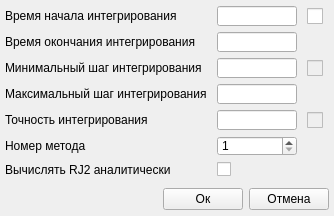
<?xml version="1.0" encoding="UTF-8"?>
<ui version="4.0">
 <class>SolverParam</class>
 <widget class="QWidget" name="SolverParam">
  <property name="geometry">
   <rect>
    <x>0</x>
    <y>0</y>
    <width>317</width>
    <height>216</height>
   </rect>
  </property>
  <property name="windowTitle">
   <string>Параметры интегрирования</string>
  </property>
  <layout class="QVBoxLayout" name="verticalLayout">
   <property name="spacing">
    <number>10</number>
   </property>
   <property name="margin">
    <number>5</number>
   </property>
   <item>
    <layout class="QGridLayout" name="gridLayout_2">
     <property name="horizontalSpacing">
      <number>10</number>
     </property>
     <property name="topMargin">
      <number>0</number>
     </property>
     <item row="0" column="2">
      <widget class="QCheckBox" name="tCheckBox">
       <property name="enabled">
        <bool>true</bool>
       </property>
       <property name="styleSheet">
        <string notr="true">QCheckBox::indicator{
width:16px;
height:16px;
}
QCheckBox::indicator:checked {
	image: url(&quot;Resources/tick.png&quot;);
}
QCheckBox::indicator:unchecked {
	image: url(&quot;Resources/cross.png&quot;);
}
</string>
       </property>
       <property name="text">
        <string/>
       </property>
       <property name="iconSize">
        <size>
         <width>16</width>
         <height>16</height>
        </size>
       </property>
       <property name="checkable">
        <bool>true</bool>
       </property>
       <property name="checked">
        <bool>false</bool>
       </property>
      </widget>
     </item>
     <item row="0" column="1">
      <widget class="QLineEdit" name="t0LineEdit">
       <property name="sizePolicy">
        <sizepolicy hsizetype="Preferred" vsizetype="Fixed">
         <horstretch>0</horstretch>
         <verstretch>0</verstretch>
        </sizepolicy>
       </property>
       <property name="minimumSize">
        <size>
         <width>80</width>
         <height>20</height>
        </size>
       </property>
       <property name="maximumSize">
        <size>
         <width>80</width>
         <height>20</height>
        </size>
       </property>
       <property name="text">
        <string/>
       </property>
       <property name="alignment">
        <set>Qt::AlignLeading|Qt::AlignLeft|Qt::AlignVCenter</set>
       </property>
       <property name="dragEnabled">
        <bool>true</bool>
       </property>
      </widget>
     </item>
     <item row="1" column="0">
      <widget class="QLabel" name="label_2">
       <property name="text">
        <string>Время окончания интегрирования</string>
       </property>
      </widget>
     </item>
     <item row="1" column="1">
      <widget class="QLineEdit" name="tkLineEdit">
       <property name="sizePolicy">
        <sizepolicy hsizetype="Preferred" vsizetype="Fixed">
         <horstretch>0</horstretch>
         <verstretch>0</verstretch>
        </sizepolicy>
       </property>
       <property name="minimumSize">
        <size>
         <width>80</width>
         <height>20</height>
        </size>
       </property>
       <property name="maximumSize">
        <size>
         <width>80</width>
         <height>20</height>
        </size>
       </property>
       <property name="alignment">
        <set>Qt::AlignLeading|Qt::AlignLeft|Qt::AlignVCenter</set>
       </property>
       <property name="dragEnabled">
        <bool>true</bool>
       </property>
      </widget>
     </item>
     <item row="0" column="0">
      <widget class="QLabel" name="label_1">
       <property name="text">
        <string>Время начала интегрирования</string>
       </property>
      </widget>
     </item>
     <item row="4" column="1">
      <widget class="QLineEdit" name="epsLineEdit">
       <property name="sizePolicy">
        <sizepolicy hsizetype="Preferred" vsizetype="Fixed">
         <horstretch>0</horstretch>
         <verstretch>0</verstretch>
        </sizepolicy>
       </property>
       <property name="minimumSize">
        <size>
         <width>80</width>
         <height>20</height>
        </size>
       </property>
       <property name="maximumSize">
        <size>
         <width>80</width>
         <height>20</height>
        </size>
       </property>
      </widget>
     </item>
     <item row="2" column="0">
      <widget class="QLabel" name="label_3">
       <property name="text">
        <string>Минимальный шаг интегрирования</string>
       </property>
      </widget>
     </item>
     <item row="3" column="1">
      <widget class="QLineEdit" name="hmxLineEdit">
       <property name="sizePolicy">
        <sizepolicy hsizetype="Preferred" vsizetype="Fixed">
         <horstretch>0</horstretch>
         <verstretch>0</verstretch>
        </sizepolicy>
       </property>
       <property name="minimumSize">
        <size>
         <width>80</width>
         <height>20</height>
        </size>
       </property>
       <property name="maximumSize">
        <size>
         <width>80</width>
         <height>20</height>
        </size>
       </property>
       <property name="alignment">
        <set>Qt::AlignLeading|Qt::AlignLeft|Qt::AlignVCenter</set>
       </property>
       <property name="dragEnabled">
        <bool>true</bool>
       </property>
      </widget>
     </item>
     <item row="3" column="0">
      <widget class="QLabel" name="label_4">
       <property name="text">
        <string>Максимальный шаг интегрирования</string>
       </property>
      </widget>
     </item>
     <item row="5" column="0">
      <widget class="QLabel" name="label_6">
       <property name="text">
        <string>Номер метода</string>
       </property>
      </widget>
     </item>
     <item row="4" column="2">
      <widget class="QCheckBox" name="epsCheckBox">
       <property name="enabled">
        <bool>false</bool>
       </property>
       <property name="styleSheet">
        <string notr="true">QCheckBox::indicator{
width:16px;
height:16px;
}
QCheckBox::indicator:checked {
	image: url(&quot;Resources/tick.png&quot;);
}
QCheckBox::indicator:unchecked {
	image: url(&quot;Resources/cross.png&quot;);
}
</string>
       </property>
       <property name="text">
        <string/>
       </property>
      </widget>
     </item>
     <item row="4" column="0">
      <widget class="QLabel" name="label_5">
       <property name="text">
        <string>Точность интегрирования</string>
       </property>
      </widget>
     </item>
     <item row="5" column="1">
      <widget class="QSpinBox" name="nmSpinBox">
       <property name="sizePolicy">
        <sizepolicy hsizetype="Preferred" vsizetype="Fixed">
         <horstretch>0</horstretch>
         <verstretch>0</verstretch>
        </sizepolicy>
       </property>
       <property name="minimumSize">
        <size>
         <width>80</width>
         <height>20</height>
        </size>
       </property>
       <property name="maximumSize">
        <size>
         <width>80</width>
         <height>20</height>
        </size>
       </property>
       <property name="alignment">
        <set>Qt::AlignLeading|Qt::AlignLeft|Qt::AlignVCenter</set>
       </property>
       <property name="minimum">
        <number>1</number>
       </property>
       <property name="maximum">
        <number>3</number>
       </property>
      </widget>
     </item>
     <item row="2" column="1">
      <widget class="QLineEdit" name="hmnLineEdit">
       <property name="sizePolicy">
        <sizepolicy hsizetype="Preferred" vsizetype="Fixed">
         <horstretch>0</horstretch>
         <verstretch>0</verstretch>
        </sizepolicy>
       </property>
       <property name="minimumSize">
        <size>
         <width>80</width>
         <height>20</height>
        </size>
       </property>
       <property name="maximumSize">
        <size>
         <width>80</width>
         <height>20</height>
        </size>
       </property>
       <property name="alignment">
        <set>Qt::AlignLeading|Qt::AlignLeft|Qt::AlignVCenter</set>
       </property>
       <property name="dragEnabled">
        <bool>true</bool>
       </property>
      </widget>
     </item>
     <item row="2" column="2">
      <widget class="QCheckBox" name="hCheckBox">
       <property name="enabled">
        <bool>false</bool>
       </property>
       <property name="styleSheet">
        <string notr="true">QCheckBox::indicator{
width:16px;
height:16px;
}
QCheckBox::indicator:checked {
	image: url(&quot;Resources/tick.png&quot;);
}
QCheckBox::indicator:unchecked {
	image: url(&quot;Resources/cross.png&quot;);
}
</string>
       </property>
       <property name="text">
        <string/>
       </property>
       <property name="checkable">
        <bool>true</bool>
       </property>
      </widget>
     </item>
     <item row="6" column="0">
      <widget class="QLabel" name="label_7">
       <property name="text">
        <string>Вычислять RJ2 аналитически</string>
       </property>
      </widget>
     </item>
     <item row="6" column="1">
      <widget class="QCheckBox" name="rj2CheckBox">
       <property name="text">
        <string/>
       </property>
      </widget>
     </item>
    </layout>
   </item>
   <item>
    <layout class="QHBoxLayout" name="horizontalLayout">
     <item>
      <spacer name="horizontalSpacer">
       <property name="orientation">
        <enum>Qt::Horizontal</enum>
       </property>
       <property name="sizeHint" stdset="0">
        <size>
         <width>40</width>
         <height>20</height>
        </size>
       </property>
      </spacer>
     </item>
     <item>
      <widget class="QPushButton" name="okButton">
       <property name="text">
        <string>Ок</string>
       </property>
      </widget>
     </item>
     <item>
      <widget class="QPushButton" name="pushButton">
       <property name="text">
        <string>Отмена</string>
       </property>
      </widget>
     </item>
    </layout>
   </item>
  </layout>
 </widget>
 <layoutdefault spacing="6" margin="11"/>
 <resources/>
 <connections>
  <connection>
   <sender>t0LineEdit</sender>
   <signal>textChanged(QString)</signal>
   <receiver>SolverParam</receiver>
   <slot>check()</slot>
   <hints>
    <hint type="sourcelabel">
     <x>223</x>
     <y>14</y>
    </hint>
    <hint type="destinationlabel">
     <x>256</x>
     <y>48</y>
    </hint>
   </hints>
  </connection>
  <connection>
   <sender>tkLineEdit</sender>
   <signal>textChanged(QString)</signal>
   <receiver>SolverParam</receiver>
   <slot>check()</slot>
   <hints>
    <hint type="sourcelabel">
     <x>261</x>
     <y>39</y>
    </hint>
    <hint type="destinationlabel">
     <x>257</x>
     <y>105</y>
    </hint>
   </hints>
  </connection>
  <connection>
   <sender>hmxLineEdit</sender>
   <signal>textChanged(QString)</signal>
   <receiver>SolverParam</receiver>
   <slot>check()</slot>
   <hints>
    <hint type="sourcelabel">
     <x>263</x>
     <y>96</y>
    </hint>
    <hint type="destinationlabel">
     <x>257</x>
     <y>160</y>
    </hint>
   </hints>
  </connection>
  <connection>
   <sender>hmnLineEdit</sender>
   <signal>textChanged(QString)</signal>
   <receiver>SolverParam</receiver>
   <slot>check()</slot>
   <hints>
    <hint type="sourcelabel">
     <x>265</x>
     <y>70</y>
    </hint>
    <hint type="destinationlabel">
     <x>256</x>
     <y>215</y>
    </hint>
   </hints>
  </connection>
  <connection>
   <sender>pushButton</sender>
   <signal>clicked()</signal>
   <receiver>SolverParam</receiver>
   <slot>close()</slot>
   <hints>
    <hint type="sourcelabel">
     <x>310</x>
     <y>209</y>
    </hint>
    <hint type="destinationlabel">
     <x>72</x>
     <y>215</y>
    </hint>
   </hints>
  </connection>
  <connection>
   <sender>okButton</sender>
   <signal>clicked()</signal>
   <receiver>SolverParam</receiver>
   <slot>apply()</slot>
   <hints>
    <hint type="sourcelabel">
     <x>229</x>
     <y>209</y>
    </hint>
    <hint type="destinationlabel">
     <x>232</x>
     <y>215</y>
    </hint>
   </hints>
  </connection>
  <connection>
   <sender>epsLineEdit</sender>
   <signal>textChanged(QString)</signal>
   <receiver>SolverParam</receiver>
   <slot>check()</slot>
   <hints>
    <hint type="sourcelabel">
     <x>224</x>
     <y>119</y>
    </hint>
    <hint type="destinationlabel">
     <x>314</x>
     <y>1</y>
    </hint>
   </hints>
  </connection>
 </connections>
 <slots>
  <slot>check()</slot>
  <slot>apply()</slot>
  <slot>accept()</slot>
 </slots>
</ui>
